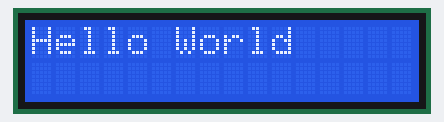
A program run on a simulated Raspberry Pi (BCM pin numbers). Parts: 16×2 character LCD. Library files of the repository ran but are not shown: lcdlib.py. At 5.3 s the program stops and its outputs stay as they are.

Above: at 0.3 s.
At 1.4 s:
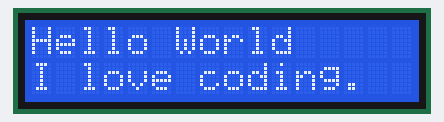
At 3.4 s:
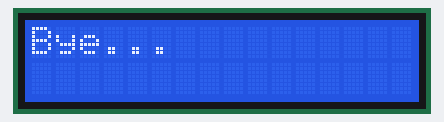

The program:

LCD.py
```python
import lcdlib
import time

lcd = lcdlib.lcd()
lcd.lcd_display_string("Hello World", 1)
time.sleep(1)
lcd.lcd_display_string("I love coding.",2)
time.sleep(2)
lcd.lcd_clear()
lcd.lcd_display_string("Bye...",1)
time.sleep(2)
```

Measured:
- what the display in image 0 shows lasts 1.0 s, from 0.3 s to 1.3 s
- what the display in image 1 shows lasts 2.0 s, from 1.3 s to 3.3 s
